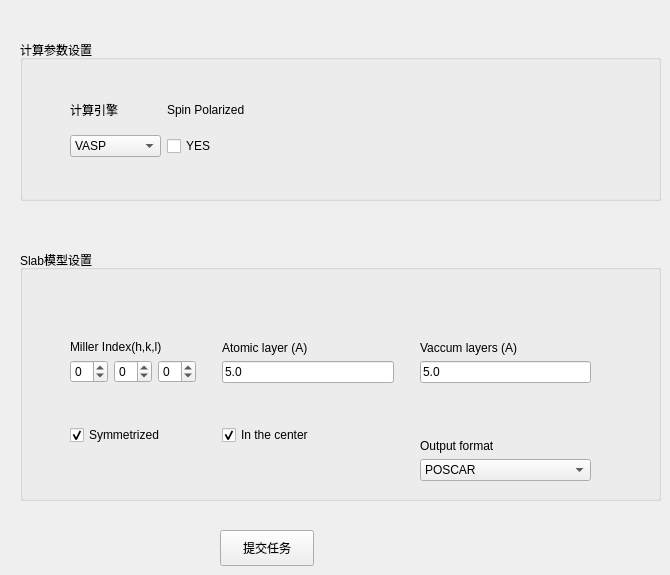
            <widget class="QWidget" name="tab_2">
             <attribute name="title">
              <string>计算设置</string>
             </attribute>
             <widget class="QPushButton" name="pushButton">
              <property name="geometry">
               <rect>
                <x>220</x>
                <y>530</y>
                <width>94</width>
                <height>36</height>
               </rect>
              </property>
              <property name="text">
               <string>提交任务</string>
              </property>
             </widget>
             <widget class="QGroupBox" name="groupBox">
              <property name="geometry">
               <rect>
                <x>20</x>
                <y>250</y>
                <width>641</width>
                <height>251</height>
               </rect>
              </property>
              <property name="title">
               <string>Slab模型设置</string>
              </property>
              <widget class="QWidget" name="gridLayoutWidget">
               <property name="geometry">
                <rect>
                 <x>50</x>
                 <y>40</y>
                 <width>521</width>
                 <height>191</height>
                </rect>
               </property>
               <layout class="QGridLayout" name="gridLayout_3">
                <item row="2" column="5">
                 <layout class="QVBoxLayout" name="verticalLayout_8">
                  <item>
                   <widget class="QLabel" name="label_7">
                    <property name="text">
                     <string>Output format</string>
                    </property>
                    <property name="alignment">
                     <set>Qt::AlignBottom|Qt::AlignLeading|Qt::AlignLeft</set>
                    </property>
                   </widget>
                  </item>
                  <item>
                   <widget class="QComboBox" name="comboBox">
                    <item>
                     <property name="text">
                      <string>POSCAR</string>
                     </property>
                    </item>
                    <item>
                     <property name="text">
                      <string>.cif</string>
                     </property>
                    </item>
                   </widget>
                  </item>
                 </layout>
                </item>
                <item row="2" column="1">
                 <spacer name="verticalSpacer">
                  <property name="orientation">
                   <enum>Qt::Vertical</enum>
                  </property>
                  <property name="sizeHint" stdset="0">
                   <size>
                    <width>20</width>
                    <height>40</height>
                   </size>
                  </property>
                 </spacer>
                </item>
                <item row="1" column="3">
                 <layout class="QVBoxLayout" name="verticalLayout_2">
                  <item>
                   <widget class="QLabel" name="label_2">
                    <property name="text">
                     <string>Atomic layer (A)</string>
                    </property>
                    <property name="alignment">
                     <set>Qt::AlignBottom|Qt::AlignLeading|Qt::AlignLeft</set>
                    </property>
                   </widget>
                  </item>
                  <item>
                   <widget class="QLineEdit" name="lineEdit_4">
                    <property name="text">
                     <string>5.0</string>
                    </property>
                   </widget>
                  </item>
                 </layout>
                </item>
                <item row="2" column="3">
                 <layout class="QVBoxLayout" name="verticalLayout_3">
                  <item>
                   <widget class="QCheckBox" name="checkBox_2">
                    <property name="text">
                     <string>In the center</string>
                    </property>
                    <property name="checked">
                     <bool>true</bool>
                    </property>
                   </widget>
                  </item>
                 </layout>
                </item>
                <item row="1" column="1">
                 <spacer name="verticalSpacer_2">
                  <property name="orientation">
                   <enum>Qt::Vertical</enum>
                  </property>
                  <property name="sizeHint" stdset="0">
                   <size>
                    <width>20</width>
                    <height>40</height>
                   </size>
                  </property>
                 </spacer>
                </item>
                <item row="1" column="5">
                 <layout class="QVBoxLayout" name="verticalLayout_9">
                  <item>
                   <widget class="QLabel" name="label_8">
                    <property name="text">
                     <string>Vaccum layers (A)</string>
                    </property>
                    <property name="alignment">
                     <set>Qt::AlignBottom|Qt::AlignLeading|Qt::AlignLeft</set>
                    </property>
                   </widget>
                  </item>
                  <item>
                   <widget class="QLineEdit" name="lineEdit_6">
                    <property name="text">
                     <string>5.0</string>
                    </property>
                   </widget>
                  </item>
                 </layout>
                </item>
                <item row="1" column="0">
                 <layout class="QVBoxLayout" name="verticalLayout_10">
                  <item>
                   <widget class="QLabel" name="label">
                    <property name="text">
                     <string>Miller Index(h,k,l)</string>
                    </property>
                    <property name="alignment">
                     <set>Qt::AlignBottom|Qt::AlignLeading|Qt::AlignLeft</set>
                    </property>
                   </widget>
                  </item>
                  <item>
                   <layout class="QHBoxLayout" name="horizontalLayout_5">
                    <item>
                     <widget class="QSpinBox" name="spinBox">
                      <property name="minimum">
                       <number>-9</number>
                      </property>
                      <property name="maximum">
                       <number>9</number>
                      </property>
                     </widget>
                    </item>
                    <item>
                     <widget class="QSpinBox" name="spinBox_5">
                      <property name="minimum">
                       <number>-9</number>
                      </property>
                      <property name="maximum">
                       <number>9</number>
                      </property>
                     </widget>
                    </item>
                    <item>
                     <widget class="QSpinBox" name="spinBox_6">
                      <property name="minimum">
                       <number>-9</number>
                      </property>
                      <property name="maximum">
                       <number>9</number>
                      </property>
                     </widget>
                    </item>
                   </layout>
                  </item>
                 </layout>
                </item>
                <item row="2" column="0">
                 <layout class="QVBoxLayout" name="verticalLayout_11">
                  <item>
                   <widget class="QCheckBox" name="checkBox">
                    <property name="text">
                     <string>Symmetrized</string>
                    </property>
                    <property name="checked">
                     <bool>true</bool>
                    </property>
                   </widget>
                  </item>
                 </layout>
                </item>
                <item row="1" column="4">
                 <spacer name="verticalSpacer_3">
                  <property name="orientation">
                   <enum>Qt::Vertical</enum>
                  </property>
                  <property name="sizeHint" stdset="0">
                   <size>
                    <width>20</width>
                    <height>40</height>
                   </size>
                  </property>
                 </spacer>
                </item>
                <item row="2" column="4">
                 <spacer name="verticalSpacer_4">
                  <property name="orientation">
                   <enum>Qt::Vertical</enum>
                  </property>
                  <property name="sizeHint" stdset="0">
                   <size>
                    <width>20</width>
                    <height>40</height>
                   </size>
                  </property>
                 </spacer>
                </item>
               </layout>
              </widget>
             </widget>
             <widget class="QGroupBox" name="groupBox_2">
              <property name="geometry">
               <rect>
                <x>20</x>
                <y>40</y>
                <width>641</width>
                <height>161</height>
               </rect>
              </property>
              <property name="title">
               <string>计算参数设置</string>
              </property>
              <widget class="QWidget" name="layoutWidget">
               <property name="geometry">
                <rect>
                 <x>50</x>
                 <y>51</y>
                 <width>187</width>
                 <height>66</height>
                </rect>
               </property>
               <layout class="QGridLayout" name="gridLayout_6">
                <item row="0" column="0">
                 <widget class="QLabel" name="label_10">
                  <property name="text">
                   <string>计算引擎</string>
                  </property>
                 </widget>
                </item>
                <item row="0" column="1">
                 <widget class="QLabel" name="label_3">
                  <property name="text">
                   <string>Spin Polarized</string>
                  </property>
                 </widget>
                </item>
                <item row="1" column="0">
                 <widget class="QComboBox" name="comboBox_2">
                  <item>
                   <property name="text">
                    <string>VASP</string>
                   </property>
                  </item>
                  <item>
                   <property name="text">
                    <string>ABINIT</string>
                   </property>
                  </item>
                  <item>
                   <property name="text">
                    <string>SIESTA</string>
                   </property>
                  </item>
                 </widget>
                </item>
                <item row="1" column="1">
                 <widget class="QCheckBox" name="checkBox_4">
                  <property name="text">
                   <string>YES</string>
                  </property>
                 </widget>
                </item>
               </layout>
              </widget>
             </widget>
            </widget>
